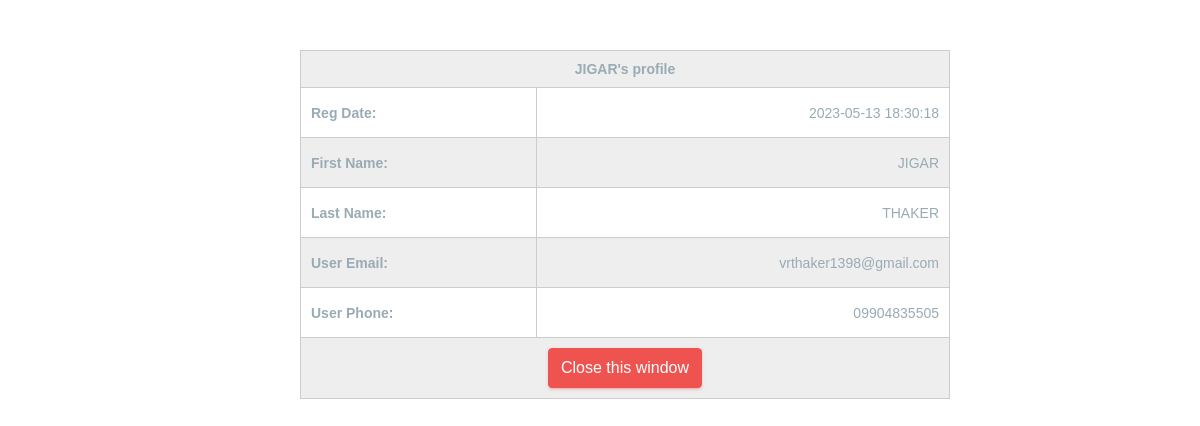
The app's page /restaurant/userprofile.php?newform_id=68 (signed in) with its own data.
### tables this page shows
CREATE TABLE `users` (
  `u_id` int(222) NOT NULL,
  `username` varchar(222) NOT NULL,
  `f_name` varchar(222) NOT NULL,
  `l_name` varchar(222) NOT NULL,
  `email` varchar(222) NOT NULL,
  `phone` varchar(222) NOT NULL,
  `password` varchar(222) NOT NULL,
  `address1` text NOT NULL,
  `address2` text DEFAULT NULL,
  `address3` text DEFAULT NULL,
  `status` int(222) NOT NULL DEFAULT 1,
  `date` timestamp NOT NULL DEFAULT current_timestamp() ON UPDATE current_timestamp()
);

### restaurant/userprofile.php (the view, shortened to what this page needs)
<?php
include("../connection/connect.php");
if(strlen($_SESSION['res_id'])==0)
  {
}
else
{
 ?>
<head>
    <link href="css/lib/bootstrap/bootstrap.min.css" rel="stylesheet">
    <link href="css/helper.css" rel="stylesheet">
    <link href="css/style.css" rel="stylesheet">
</head>
<body>
<div style="margin-left:50px;">
 <form name="updateticket" id="updatecomplaint" method="post">
<table  border="0" cellspacing="0" cellpadding="0">
<?php
$ret1=mysqli_query($db,"select * FROM users_orders where o_id='".$_GET['newform_id']."'");
$ro=mysqli_fetch_array($ret1);
$ret2=mysqli_query($db,"select * FROM users where u_id='".$ro['u_id']."'");
while($row=mysqli_fetch_array($ret2))
{
?>
    <tr>
      <td colspan="2"  style="text-align: center;"><b><?php echo $row['f_name'];?>'s profile</b></td>
    </tr>
    <tr height="50">
      <td><b>Reg Date:</b></td>
      <td><?php echo htmlentities($row['date']); ?></td>
    </tr>
	<tr height="50">
      <td><b>First Name:</b></td>
      <td><?php echo htmlentities($row['f_name']); ?></td>
    </tr>
	<tr height="50">
      <td><b>Last Name:</b></td>
      <td><?php echo htmlentities($row['l_name']); ?></td>
    </tr>
    <tr height="50">
      <td><b>User Email:</b></td>
      <td><?php echo htmlentities($row['email']); ?></td>
    </tr>
<tr height="50">
      <td><b>User Phone:</b></td>
      <td><?php echo htmlentities($row['phone']); ?></td>
    </tr>
    <tr>
      <td colspan="2" style="text-align: center;">
      <input name="Submit2"  type="submit" class="btn btn-danger" value="Close this window " onClick="return f2();" style="cursor: pointer;"  /></td>
    </tr>
    <?php }
    ?>
</table>
 </form>
</div>
</body>
</html>
     <?php } ?>

### restaurant/userprofile.php (style rules this page uses)
table { width: 650px; border-collapse: collapse; margin: auto; margin-top:50px; }
tr:nth-of-type(odd) { background: #eee; }
td, th { padding: 10px; border: 1px solid #ccc; text-align: left; font-size: 14px; }

### records on screen
users: f_name "JIGAR", date "2023-05-13 18:30:18", l_name "THAKER", email "vrthaker1398@gmail.com", phone "09904835505"
